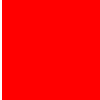
Frame 1 (no input)
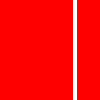
Frame 60 (no input)
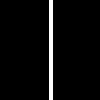
Frame 120 (the mouse pressed at the canvas centre since frame 60)

The p5.js sketch that drew these frames (run headless with seeded random() and noise() and a simulated clock; from frame 60 on, the mouse is pressed at the canvas centre):

// p5.js sketch
// ── sketch.js
var x = 0;
var col;
var par;
var button;
var canvas;

var slider;
var sw = 1;

function setup() {

  canvas = createCanvas(100, 100);
  canvas.mousePressed(resetColor); //a method of canvas

  button = createButton('submit');
  button.mousePressed(changeColor);
  
  slider = createSlider(1, 24, 4);
  
  col = color(255, 0, 0);
  par = createP('It was a dark and stormy night.');
  par.style("color","red");
  par.style("margin-left","30px");
  par.style("text-decoration", "line-through");
  background(0);
}

function resetColor() {
  col = color(0);
}

function changeColor() {
  col = color(random(255), random(255), random(255));
}

// function mousePressed() {
//   //par.hide();
// }

function draw() {
  background(col);
  sw = slider.value();
  strokeWeight(sw);
  stroke(255);
  line(x, 0, x, height);
  x = x + 3;
  if (x > width) {
    x = 0;
  }
  //par.html(x);
}
